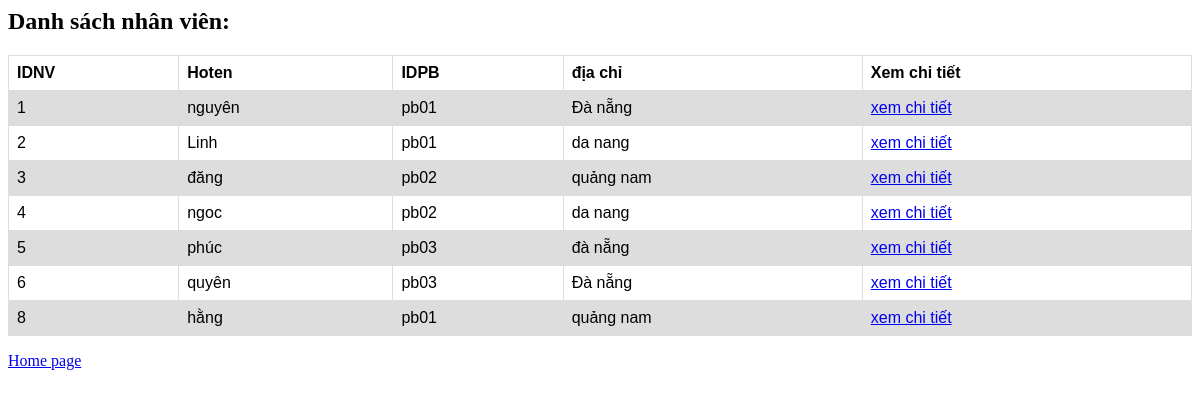
Screenshot of /controller/C_Employee.php?option=show with the database file from the repository.
### tables this page shows
CREATE TABLE `nhanvien` (
  `IDNV` int(11) NOT NULL,
  `Hoten` text NOT NULL,
  `IDPB` varchar(11) NOT NULL,
  `Diachi` text NOT NULL
);

### model/M_Employee.php (called while the page is built, shortened)
<?php
include_once("E_Employee.php");
class Model_Employee
{
    function __construct()
		{
			$this->host = 'localhost';
			$this->user = 'root';
			$this->pass =  '';
			$this->db = 'dulieu';
		}
		public function open_db()
		{
			$this->condb=new mysqli($this->host,$this->user,$this->pass,$this->db);
			mysqli_set_charset($this->condb,'UTF8');
		}
		public function GetEmployee($id)
		{
			try
			{
                if($id>0)
				{
					$query=$this->condb->prepare("SELECT * FROM nhanvien WHERE IDNV=?");
					$query->bind_param("i",$id);
				}
                else
                {$query=$this->condb->prepare("SELECT * FROM nhanvien");	}
				$query->execute();
				$res=$query->get_result();
				$i=0;
				while($row = mysqli_fetch_array($res)){
					$employee[$i]=new Entity_Employee($row['IDNV'],$row['Hoten'],$row['IDPB'],$row['Diachi']);
					$i++;
				}
                return $employee;
			}
			catch(Exception $e)
			{
				$this->close_db();
				throw $e;
			}
		}
}

### model/E_Employee.php (called while the page is built, shortened)
<?php
    class Entity_Employee
    {
        public function __construct( $_id, $_name, $_IDPB, $_Diachi){
            $this->IDNV = $_id;
            $this->Hoten = $_name;
            $this->IDPB = $_IDPB;
            $this->Diachi = $_Diachi;
        }
    }
?>

### view/EmployeeList.php (the view, shortened to what this page needs)
<html>
<head>
    <link rel="stylesheet" href="./style.css">
</head>
<body>
    <h2>Danh sách nhân viên:</h2>
    <table>
        <tr>
            <th>IDNV</th>
            <th>Hoten</th>
            <th>IDPB</th>
            <th>địa chỉ</th>
            <th>Xem chi tiết</th>
        </tr>
        <?php foreach ($employees as $e) : ?>
            <tr>
                <td><?php echo $e->IDNV ?></td>
                <td><?php echo $e->Hoten ?></td>
                <td><?php echo $e->IDPB ?></td>
                <td><?php echo $e->Diachi ?></td>
                <td><a href="../controller/C_Employee.php?option=<?php echo $option ?>&IDNV=<?php echo $e->IDNV ?> ">
                <?php
                switch ($option) {
                    case 'show':
                        echo 'xem chi tiết';
                        break;
                }
                ?>
                </a></td>
            </tr>
        <?php endforeach; ?>
    </table>
    <p><a href="../index.php" target="_parent">Home page</a></p>
</body>
</html>

### controller/C_Employee.php (shortened to what this page needs)
<?php
    include_once("../model/E_Employee.php");
    include_once("../model/M_Employee.php");
    class Ctrl_Employee{
        function __construct()
		{
			$this->objsm =  new Model_Employee();
		}
        public function invoke(){
            $act = isset($_GET['option']) ? $_GET['option'] : NULL;
			switch ($act)
			{
                case 'show' :
                    $this->list();
                    break;
			}
        }
        public function list(){
            $option=$_GET['option'];
            if(isset($_GET['IDNV'])){
                $employee= $this->objsm->GetEmployee($_GET['IDNV']);
                include_once("../view/EmployeeDetail.php");
            }
            else{
                $employees = $this->objsm->GetEmployee(0);
                include_once("../view/EmployeeList.php");
            }
        }
    };
    $C_Student = new Ctrl_Employee();
    $C_Student->invoke();
?>

### view/style.css (style rules this page uses)
table { font-family: arial, sans-serif; border-collapse: collapse; width: 100%; }
td, th { border: 1px solid #dddddd; text-align: left; padding: 8px; }
tr:nth-child(even) { background-color: #dddddd; }

### view/EmployeeList.php (style rules this page uses)
table { font-family: arial, sans-serif; border-collapse: collapse; width: 100%; }
td, th { border: 1px solid #dddddd; text-align: left; padding: 8px; }
tr:nth-child(even) { background-color: #dddddd; }

### rows the page displays
nhanvien: IDNV "1", Hoten "nguyên", IDPB "pb01", Diachi "Đà nẵng"
nhanvien: IDNV "2", Hoten "Linh", IDPB "pb01", Diachi "da nang"
nhanvien: IDNV "3", Hoten "đăng", IDPB "pb02", Diachi "quảng nam"
nhanvien: IDNV "4", Hoten "ngoc", IDPB "pb02", Diachi "da nang"
nhanvien: IDNV "5", Hoten "phúc", IDPB "pb03", Diachi "đà nẵng"
nhanvien: IDNV "6", Hoten "quyên", IDPB "pb03", Diachi "Đà nẵng"
nhanvien: IDNV "8", Hoten "hằng", IDPB "pb01", Diachi "quảng nam"
